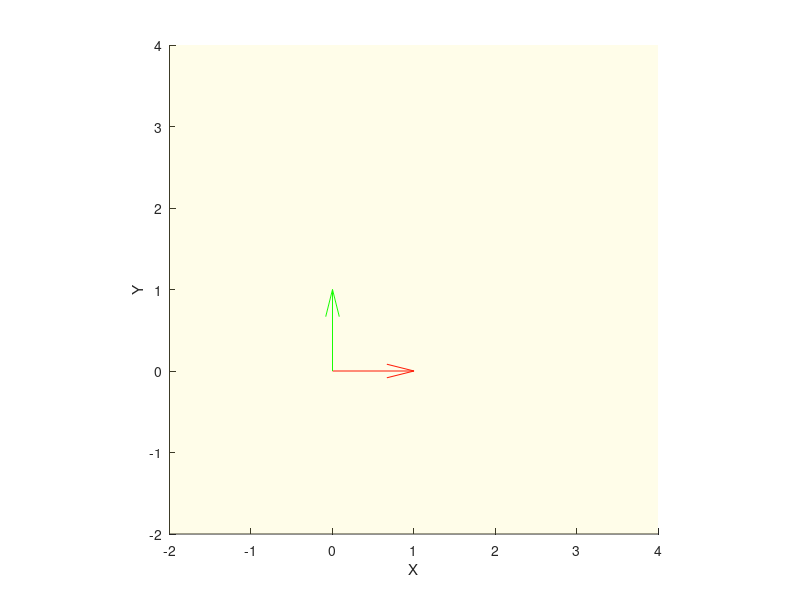

MATLAB code for this plot:
clear all
close all
clc

CIRCLES = 10;

shearing = [1 0 2; 0 1 0; 0 0 1];

f = figure;

hold on
axis equal

xlim([-2 4])
ylim([-2 4])
zlim([-2 4])

xlabel('X')
ylabel('Y')
zlabel('Z')

% Plot origine assi
quiver3(0,0,0,1,0,0,'Color','r','autoscale','off')
quiver3(0,0,0,0,1,0,'Color','g','autoscale','off')
quiver3(0,0,0,0,0,1,'Color','b','autoscale','off')

% Definizione piano z = 1
[X,Y] = meshgrid(-2:.1:4, -2:.2:4);
Z = ones(size(X));
surf(X, Y, Z, 'FaceAlpha', 0.1, 'EdgeColor', 'none')

% Definizione circonferenza
r = 1;
theta = [-180:1:179];

fsize = size(theta);
factor = repmat([0:.1:.9], fsize(2) * CIRCLES, 1);
 
X = repmat(r * cosd(theta), CIRCLES)';
Y = repmat(r * sind(theta), CIRCLES)';
Z = ones(size(X)) .* factor;
plot3(X, Y, Z, '--b');

% Applicazione della trasformazione
X = reshape(X,[],1)';
Y = reshape(Y,[],1)';
Z = reshape(Z,[],1)';

all = [X; Y; Z];
all_shearing = shearing * all;
plot3(all_shearing(1,:), all_shearing(2,:), all_shearing(3,:), '--r');
